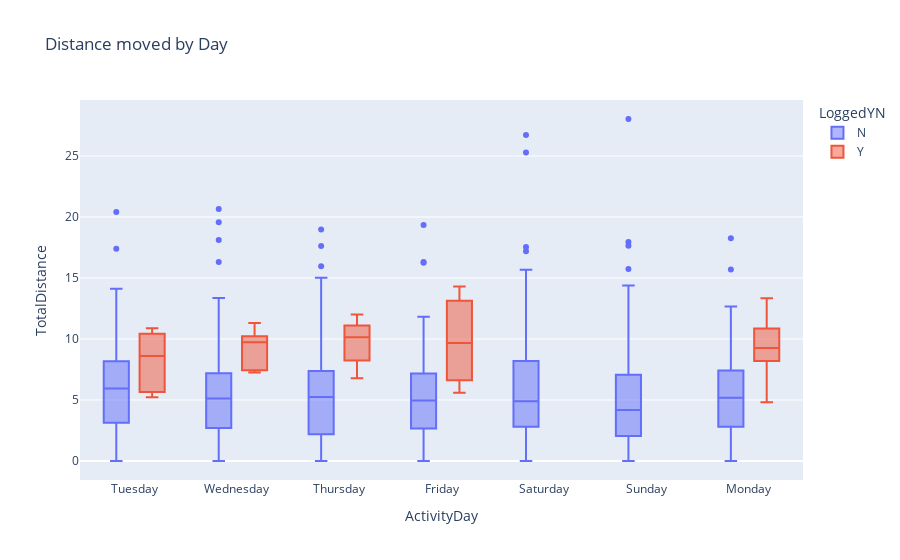

This figure's notebook cell:
### Code cell
fig = px.box(df, x="ActivityDay", y="TotalDistance",color="LoggedYN", title="Distance moved by Day")
fig.show()

### Figure 1 — Plotly figure (JSON) as saved in the notebook; plotly's stock layout.template omitted (floating-point values rounded to 4 significant figures; data arrays with more than 128 entries replaced by an {"elided": "..."} marker saying what was removed)
{"data": [{"alignmentgroup": "True", "hovertemplate": "LoggedYN=N<br>ActivityDay=%{x}<br>TotalDistance=%{y}<extra></extra>", "legendgroup": "N", "marker": {"color": "#636efa"}, "name": "N", "notched": false, "offsetgroup": "N", "orientation": "v", "showlegend": true, "type": "box", "x": {"elided": "908 str values"}, "x0": " ", "xaxis": "x", "y": {"elided": "908 float values"}, "y0": " ", "yaxis": "y"}, {"alignmentgroup": "True", "hovertemplate": "LoggedYN=Y<br>ActivityDay=%{x}<br>TotalDistance=%{y}<extra></extra>", "legendgroup": "Y", "marker": {"color": "#EF553B"}, "name": "Y", "notched": false, "offsetgroup": "Y", "orientation": "v", "showlegend": true, "type": "box", "x": ["Tuesday", "Thursday", "Monday", "Monday", "Tuesday", "Wednesday", "Thursday", "Monday", "Tuesday", "Wednesday", "Monday", "Wednesday", "Friday", "Monday", "Tuesday", "Thursday", "Tuesday", "Wednesday", "Thursday", "Monday", "Tuesday", "Wednesday", "Thursday", "Friday", "Monday", "Monday", "Tuesday", "Thursday", "Friday", "Monday", "Tuesday", "Wednesday"], "x0": " ", "xaxis": "x", "y": [5.27, 9.71, 9.27, 8.72, 10.29, 9.65, 8.24, 10.98, 10.48, 11.31, 13.34, 10.22, 14.3, 9.18, 10.87, 11.1, 6.05, 9.82, 10.56, 10.81, 10.36, 7.44, 12.01, 9.67, 9.84, 4.81, 6.91, 6.79, 5.59, 6.65, 5.22, 7.25], "y0": " ", "yaxis": "y"}], "layout": {"boxmode": "group", "legend": {"title": {"text": "LoggedYN"}, "tracegroupgap": 0}, "title": {"text": "Distance moved by Day"}, "xaxis": {"anchor": "y", "domain": [0.0, 1.0], "title": {"text": "ActivityDay"}}, "yaxis": {"anchor": "x", "domain": [0.0, 1.0], "title": {"text": "TotalDistance"}}}}
